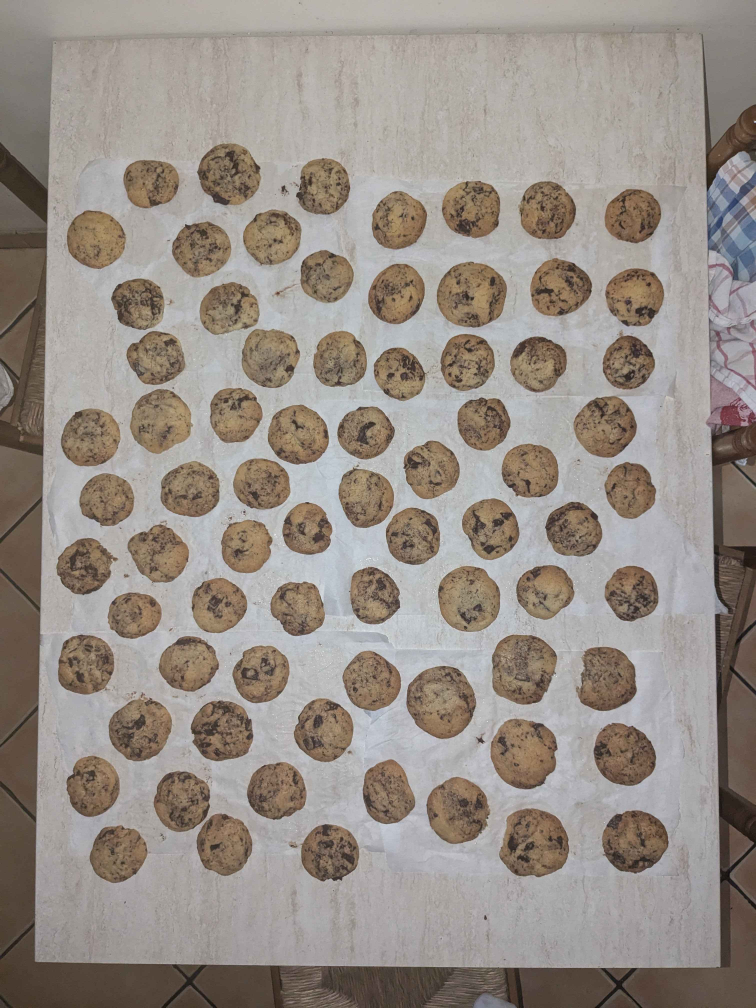
#> input picture cookies.jpg, 3024 x 4032 px (shown at 1/4 size)
$ python cookieautomation.py
#> lines starting #> are read from the running program, lines starting #| are printed output that depends on the picture
### cali.py
import cv2
import numpy as np

class Calibrator:
    def __init__(self):
        self.screen_pos = []

    def callback(self, event, x: float, y: float, flags, param):
        if event == cv2.EVENT_FLAG_LBUTTON:
            self.screen_pos.append([x, y])

    def get_zone(self, img, length_cm: float):
        print('cliquez sur 2 points espacés de', length_cm, 'cm puis sur N points qui définissent un polygone qui contient tous les cookies')
        print("ensuite appuyer sur n'importe quelle touche")
        cv2.imshow('pspsps', img)
        cv2.setMouseCallback('pspsps', self.callback)
        cv2.waitKey(0)
        p1, p2 = self.screen_pos[:2]
        (x1,y1), (x2, y2) = p1, p2
        length_px = np.sqrt((x2 - x1)**2 + (y2 - y1)**2)
        return self.screen_pos[2:], length_cm / length_px

### cookieautomation.py
from functools import cmp_to_key
import numpy as np
import cv2
import matplotlib.pyplot as plt
from scipy.ndimage import gaussian_filter
from scipy.optimize import least_squares
from scipy.stats import linregress
from customsort import cmpCookies
from cali import Calibrator
from matplotlib import ticker

CAL_SIZE: float = 75 # longueur du trait de calibration (pour moi le bord de la table) en cm
THRESHOLD: float = 0.275 # écart minimum avec la couleur de la table pour qu'un pixel soit considéré cookiesque
TABLE_COLOR_HSV: tuple[float, float, float] = (0, 0, 0.7) # on compare toutes les couleurs en HSV pcq H et S dépendent assez peu de l'éclairage

WEIGHTS: tuple[float, float, float] = (0, 1, 0) # poids donnés aux composantes H S et V, 010 marche bien pour du blanc, à trouver par tatonnement pour d'autres couleurs
MIN_D, MAX_D = 3, 15 # diamètre minimum et maximum d'une composante connexe de pixels cookiesques pour qu'elle soit détectée comme un cookie

# calcule une différence de hue (chiant pcq modulo 180)
def dst_h(h1, h2):
    return np.minimum(abs(h1-h2), abs(h1-h2-180))

# crée un masque qui sélectionne les pixels cookiesques (=pas de la couleur de la table)
# retourne aussi une image "dst" représentant l'écart à la couleur de la table pour visualiser le processus
# [51 lines left out: functions make_mask, generate_diameters, not called in this run]

def main():
    global MIN_D, MAX_D, CAL_SIZE
    img = cv2.imread('cookies.jpg')
#> img is the input picture: shape (4032, 3024, 3); mean B, G, R 135, 142.4, 151
    if img.shape[1] < img.shape[0] : img = cv2.rotate(img, cv2.ROTATE_90_COUNTERCLOCKWISE) # format paysage pcq j'ai décidé # AT: Bon ok
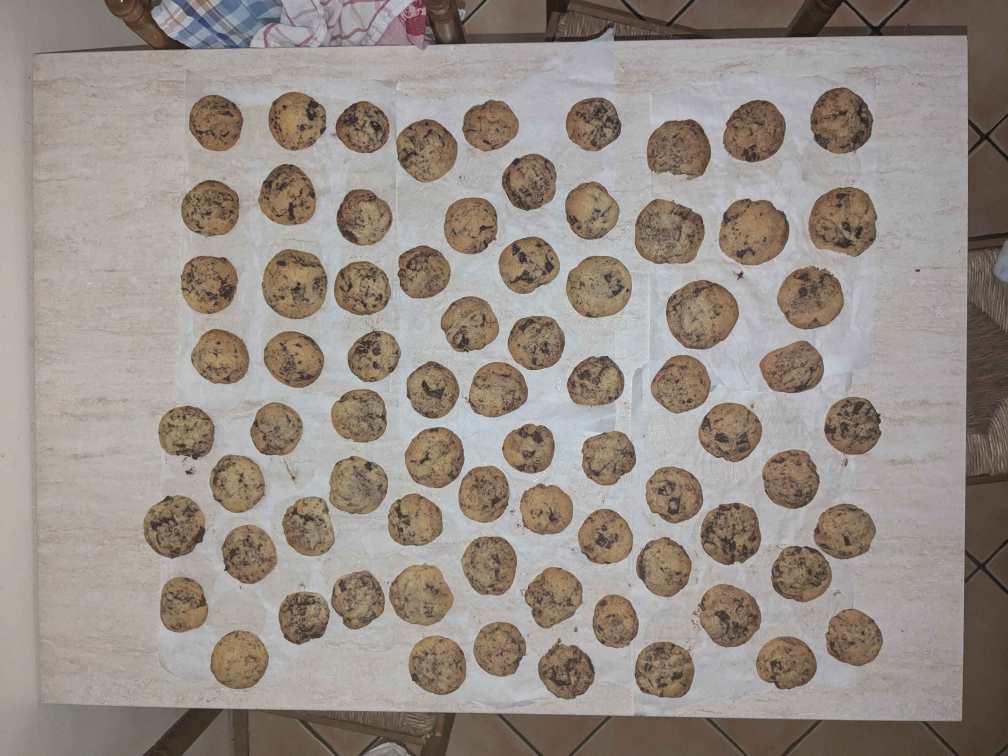
#> img: shape (3024, 4032, 3) (shown at 1/4 size); mean B, G, R 135, 142.4, 151
    img = cv2.resize(img, (800, 600))
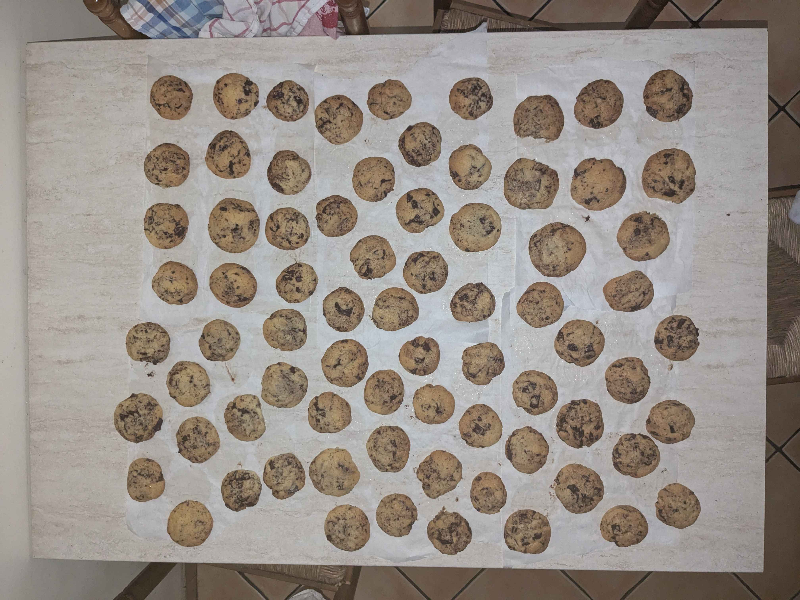
#> img: shape (600, 800, 3); mean B, G, R 134.9, 142.3, 150.9

    c = Calibrator()
    zone, scale = c.get_zone(img, CAL_SIZE)
    zone = np.array([zone])
    print('échelle:', 1/scale, 'px/cm')

    dst, mask = make_mask(img)
    contours,hierarchy = cv2.findContours(mask, cv2.RETR_LIST, 2)
    mask = np.stack((mask,)*3, -1)
    dst = np.stack((dst,)*3, -1)

    cookies_contours = []
    diams = []
    ctrs = []
    roundnesses = []
    total_area = 0
    for cnt in contours:
        contour_area = cv2.contourArea(cnt)
        d = 2 * np.sqrt(contour_area / np.pi) * scale
        total_area += contour_area * scale**2
        M = cv2.moments(cnt)

        if M["m00"] !=0:
            cX = int(M["m10"] / M["m00"])
            cY = int(M["m01"] / M["m00"])

            if MIN_D <= d <= MAX_D and cv2.pointPolygonTest(zone, (cX, cY), False)==1:
                cookies_contours.append(cnt)
                diams.append(d)
                ctrs.append((cX, cY))

                roundnesses.append(contour_area / (np.pi*cv2.minEnclosingCircle(cnt)[1]**2))
                #def sqdst(r):
                #    return sum((np.sqrt((x-cX)**2 + (y-cY)**2) - r)**2 for ((x,y),) in cnt)
                #roundnesses.append(max(0, 1 - np.sqrt(least_squares(sqdst, 0).cost) / len(cnt) / d))

    cookies = list(zip(ctrs, diams, roundnesses))
    cookies.sort(key=cmp_to_key(cmpCookies))

    img = cv2.drawContours(img, cookies_contours, -1, (0,255,0), 3)
    img = cv2.drawContours(img, [zone], -1, (0, 0, 255), 3)
    font                   = cv2.FONT_HERSHEY_SIMPLEX
    fontScale              = 0.3
    fontColor              = (255,255,255)
    thickness              = 1
    lineType               = 2
    for i, ((cx, cy), d, r) in enumerate(cookies):
        img = cv2.putText(img, str(i),
        (cx, cy),
        font,
        fontScale,
        fontColor,
        thickness,
        lineType)
    cv2.imwrite('resdst.png', dst)
    cv2.imwrite('resmask.png', mask)
    cv2.imwrite('res.png', img)

    generate_diameters(diams, roundnesses, cookies, total_area)

    plt.hist(diams, bins=15)
    plt.xlabel('Diamètre (cm)')
    plt.ylabel('Fréquence')
    plt.title('Distribution des diamètres')
    plt.savefig('diam_histogram.png')
    plt.close()

    plt.hist(roundnesses, bins=15)
    plt.xlabel('Rotondité')
    plt.ylabel('Fréquence')
    plt.title('Distribution des rotondités')
    plt.savefig('roundness_histogram.png')
    plt.close()

    plt.scatter(diams, roundnesses)
    regress = linregress(diams, np.log(np.array(roundnesses)))
    ys = np.exp(regress.intercept + regress.slope * np.array(diams))
    print(100 * regress.slope, '% par cm')
    lbl = ('+' if regress.slope >=0 else '') + ('%.1f %% de rotondité par cm' % (100 * regress.slope))
    plt.plot(diams, ys, color='orange', label=lbl)
    #plt.yscale('log')
    plt.xlabel('Diamètre (cm)')
    plt.ylabel('Rotondité')
    plt.title('Rotondité en fonction du diamètre')
    plt.legend()
    plt.savefig('roundness_diam_scatter.png')

    print('done (hopefully)')


if __name__ == "__main__":
#> (the run stopped early here; a loop or call above may not have finished)
